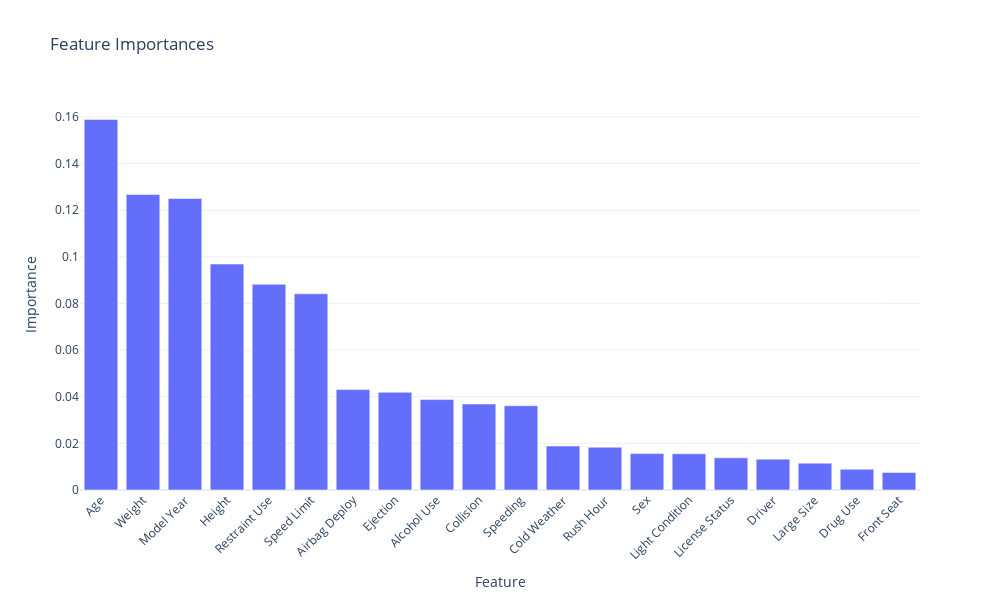

Notebook cell for this chart:
### Markdown cell above
## Variable Importance

### Code cell
import plotly.graph_objects as go
import pandas as pd

# Assuming 'model' is your trained model and 'X_train' is your training dataset
feature_importance = model2.feature_importances_
features = X_train.columns

# Create a DataFrame for easy sorting
df = pd.DataFrame({'Feature': features, 'Importance': feature_importance})

# Sort the DataFrame by 'Importance' in descending order
df_sorted = df.sort_values(by='Importance', ascending=False)

# Creating the bar chart with sorted values
fig = go.Figure([go.Bar(x=df_sorted['Feature'], y=df_sorted['Importance'])])

# Updating layout for better readability
fig.update_layout(
    title='Feature Importances',
    xaxis_tickangle=-45,
    xaxis_title='Feature',
    yaxis_title='Importance',
    template='plotly_white',
    autosize=False,
    width=1000,
    height=600
)

fig.show()

### Figure 1 — Plotly figure (JSON) as saved in the notebook; plotly's stock layout.template omitted (floating-point values rounded to 4 significant figures)
{"data": [{"type": "bar", "x": ["Age", "Weight", "Model Year", "Height", "Restraint Use", "Speed Limit", "Airbag Deploy", "Ejection", "Alcohol Use", "Collision", "Speeding", "Cold Weather", "Rush Hour", "Sex", "Light Condition", "License Status", "Driver", "Large Size", "Drug Use", "Front Seat"], "y": [0.1589, 0.1267, 0.125, 0.09691, 0.08822, 0.08415, 0.04307, 0.04191, 0.03878, 0.03687, 0.03616, 0.01885, 0.01834, 0.01561, 0.01554, 0.0138, 0.01323, 0.01151, 0.008892, 0.007532]}], "layout": {"autosize": false, "height": 600, "title": {"text": "Feature Importances"}, "width": 1000, "xaxis": {"tickangle": -45, "title": {"text": "Feature"}}, "yaxis": {"title": {"text": "Importance"}}}}
